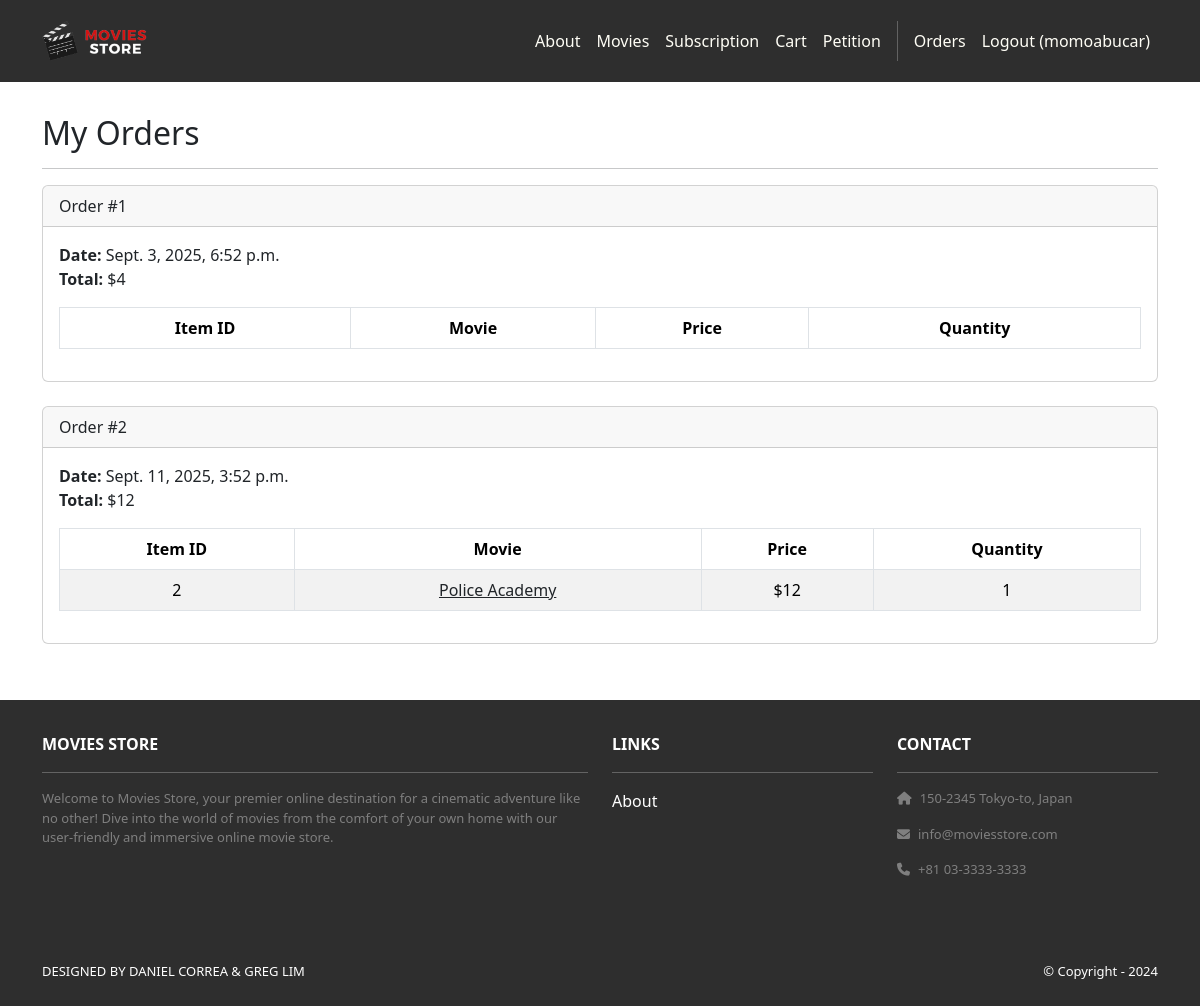
The page /accounts/orders/ (signed in) on the database as committed earlier.
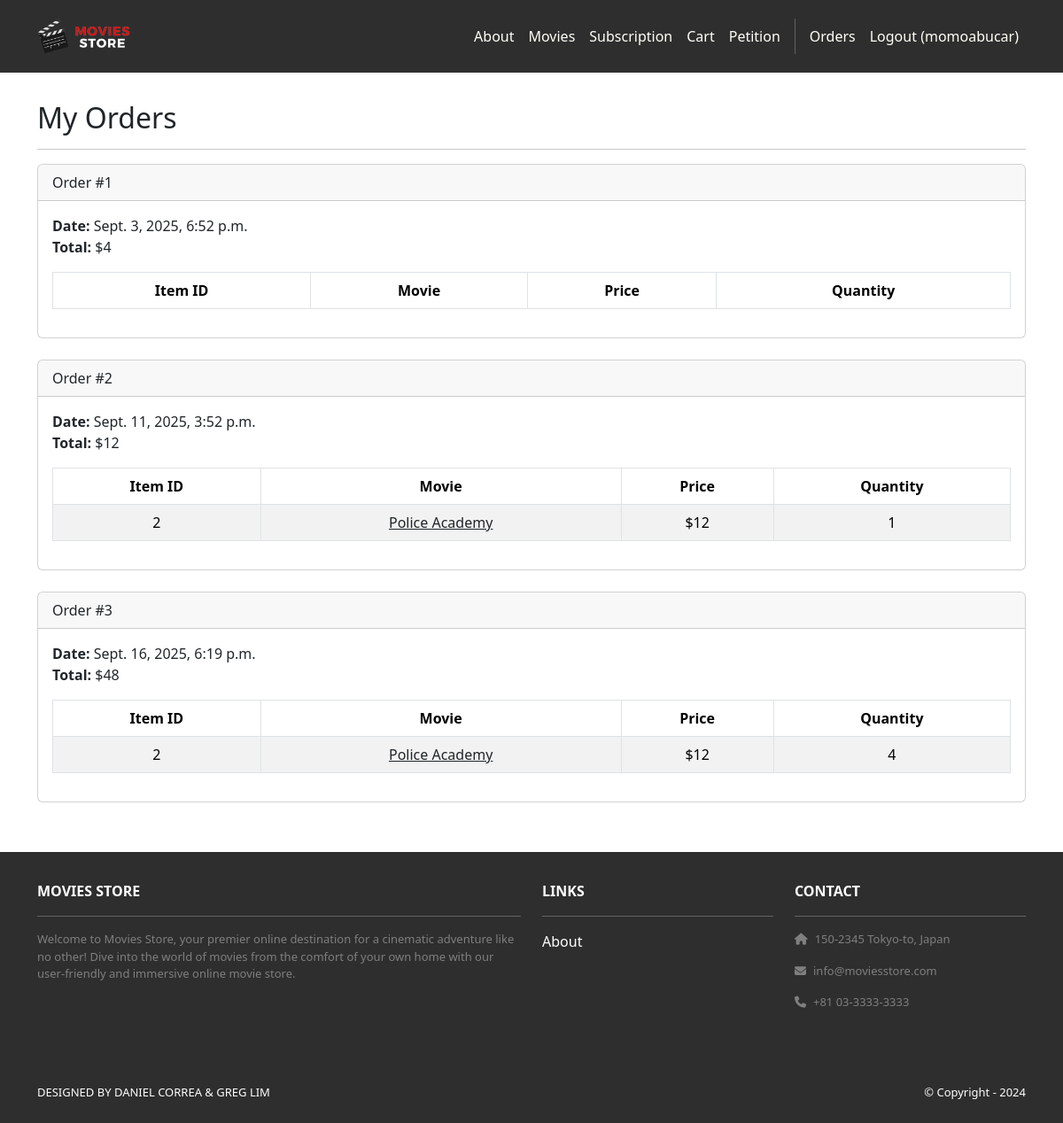
The same page on the database as committed later.
### cart/models.py (models this page shows, shortened)
class Order(models.Model):
    id = models.AutoField(primary_key=True)
    total = models.IntegerField()
    date = models.DateTimeField(auto_now_add=True)
    user = models.ForeignKey(User,
        on_delete=models.CASCADE)

class Item(models.Model):
    id = models.AutoField(primary_key=True)
    price = models.IntegerField()
    quantity = models.IntegerField()
    order = models.ForeignKey(Order,
        on_delete=models.CASCADE)
    movie = models.ForeignKey(Movie,
        on_delete=models.CASCADE)

### movies/models.py (models this page shows, shortened)
class Movie(models.Model):
    id = models.AutoField(primary_key=True)
    name = models.CharField(max_length=255)
    price = models.IntegerField()
    description = models.TextField()
    image = models.ImageField(upload_to='movie_images/')
    votes = models.IntegerField(default=0)
    genre = models.CharField(max_length=255, null=True)

### accounts/views.py (the view)
# urls.py: path('orders/', views.orders, name='accounts.orders'),
@login_required
def orders(request):
    template_data = {}
    template_data['title'] = 'Orders'
    template_data['orders'] = request.user.order_set.all()
    return render(request, 'accounts/orders.html',
        {'template_data': template_data})

### accounts/templates/accounts/orders.html
{% extends 'base.html' %}
{% block content %}
<div class="p-3">
  <div class="container">
    <div class="row mt-3">
      <div class="col mx-auto mb-3">
        <h2>My Orders</h2>
        <hr />
        {% for order in template_data.orders %}
          <div class="card mb-4">
            <div class="card-header">
              Order #{{ order.id }}
            </div>
            <div class="card-body">
              <b>Date:</b> {{ order.date }}<br />
              <b>Total:</b> ${{ order.total }}<br />
              <table class="table table-bordered table-striped text-center mt-3">
                <thead>
                  <tr>
                    <th scope="col">Item ID</th>
                    <th scope="col">Movie</th>
                    <th scope="col">Price</th>
                    <th scope="col">Quantity</th>
                  </tr>
                </thead>
                <tbody>
                  {% for item in order.item_set.all %}
                  <tr>
                    <td>{{ item.movie.id }}</td>
                    <td>
                      <a class="link-dark" href="{% url 'movies.show' id=item.movie.id %}">
                        {{ item.movie.name }}
                      </a>
                    </td>
                    <td>${{ item.movie.price }}</td>
                    <td>{{ item.quantity }}</td>
                  </tr>
                  {% endfor %}
                </tbody>
              </table>
            </div>
          </div>
        {% empty %}
          <p>No orders found.</p>
        {% endfor %}
      </div>
    </div>
  </div>
</div>
{% endblock content %}

### moviestore/templates/base.html (shortened to what this page needs)
<!DOCTYPE html>
<html lang="en">
{% load static %}
<head>
  <link href="https://cdn.jsdelivr.net/npm/bootstrap@5.3.3/dist/css/bootstrap.min.css"
        rel="stylesheet">
  <link rel="stylesheet"
        href="https://cdnjs.cloudflare.com/ajax/libs/font-awesome/6.1.1/css/all.min.css">
  <link rel="stylesheet" type="text/css" href="{% static 'css/style.css' %}">
</head>
<body>
  <nav class="navbar navbar-dark bg-dark navbar-expand-lg p-3">
    <div class="container">
      <a class="navbar-brand" href="{% url 'home.index' %}">
        <img src="{% static 'img/logo.png' %}" alt="logo" height="40">
      </a>
      <div class="collapse navbar-collapse" id="navbarNavAltMarkup">
        <div class="navbar-nav ms-auto">
          <a class="nav-link" href="{% url 'home.about' %}">About</a>
          <a class="nav-link" href="{% url 'movies.index' %}">Movies</a>
          <a class="nav-link" href="{% url 'home.subs' %}">Subscription</a>
          <a class="nav-link" href="{% url 'cart.index' %}">Cart</a>
          <a class="nav-link" href="{% url 'home.petition' %}">Petition</a>
          {% if user.is_authenticated %}
            <a class="nav-link" href="{% url 'accounts.orders' %}">Orders</a>
            <a class="nav-link" href="{% url 'accounts.logout' %}">
              Logout ({{ user.username }})
            </a>
          {% else %}
            <a class="nav-link" href="{% url 'accounts.login' %}">Login</a>
            <a class="nav-link" href="{% url 'accounts.signup' %}">Sign Up</a>
          {% endif %}
        </div>
      </div>
    </div>
  </nav>
  {% block content %}
  {% endblock content %}
  <section class="p-3 ms-footer d-none d-md-block bg-dark text-white">
    <div class="container">
      <div class="row mt-3">
        <div class="col-md-6 mb-4">
          <b>MOVIES STORE</b>
          <hr>
          <p>
            Welcome to Movies Store, your premier online destination for a cinematic
            adventure like no other! Dive into the world of movies from the comfort
            of your own home with our user-friendly and immersive online movie store.
          </p>
        </div>
        <div class="col-md-3 mb-4">
          <b>LINKS</b>
          <hr>
          <a class="nav-link p-0" href="{% url 'home.about' %}">About</a>
        </div>
        <div class="col-md-3 mb-4">
          <b>CONTACT</b>
          <hr>
          <p><i class="fas fa-home me-2"></i>150-2345 Tokyo-to, Japan</p>
          <p><i class="fas fa-envelope me-2"></i>info@moviesstore.com</p>
          <p><i class="fas fa-phone me-2"></i>+81 03-3333-3333</p>
        </div>
      </div>
    </div>
  </section>
  <section class="p-3 ms-footer-bottom bg-dark text-white">
    <div class="container d-flex justify-content-between">
      <div class="me-5">
        <span>
          DESIGNED BY
          <a href="https://www.x.com/danielgarax" target="_blank" class="text-white">DANIEL CORREA</a> &
          <a href="https://www.x.com/greglim81" target="_blank" class="text-white">GREG LIM</a>
        </span>
      </div>
      <div>
        <span>© Copyright - 2024</span>
      </div>
    </div>
  </section>
</body>
</html>

### moviestore/static/css/style.css (style rules this page uses)
.navbar a.nav-link { color: #FFFEF6 !important; }
.bg-dark { background-color: #2E2E2E !important; }
.ms-footer { background-color: #202020; }
.ms-footer p { color: #7F7F7F; font-size: 13px; }
.ms-footer-bottom span { font-size: 13px; line-height: 38px; }
.ms-footer-bottom a { color: #6ab43e; text-decoration: none; }

Rows that differ between the two databases and show on the page:
added Order: id "3", date "Sept. 16, 2025, 6:19 p.m.", total "48"
added Item: movie.id "2", movie.name "Police Academy", movie.price "12", quantity "4", shown under "3"
